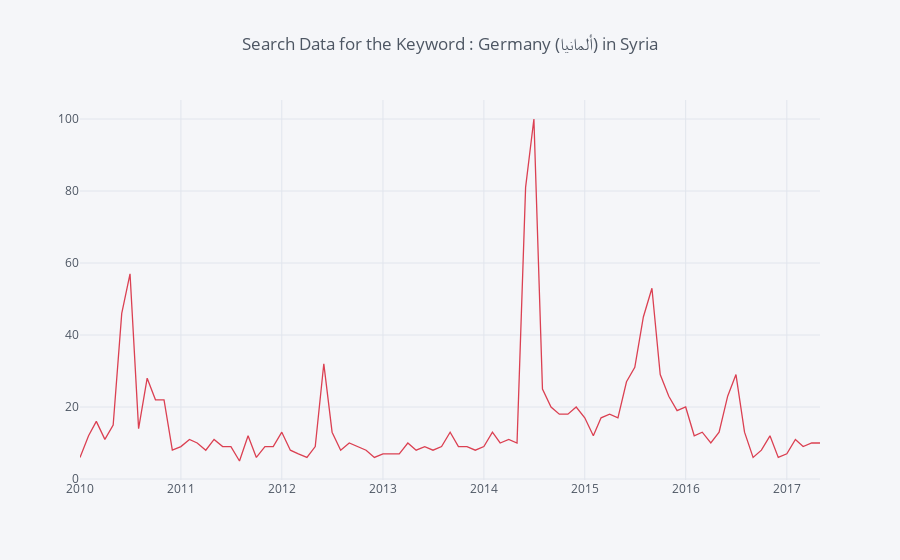

Source (notebook cell):
### Code cell
syria_germany_search_df \
    .query('date < "2017-06-01"') \
    .iplot(
        x='date', 
        y='ألمانيا', 
        title = 'Search Data for the Keyword : Germany (ألمانيا) in Syria', 
        color = 'red'
)

### Figure 1 — Plotly figure (JSON) as saved in the notebook; plotly's stock layout.template omitted (floating-point values rounded to 4 significant figures)
{"data": [{"line": {"color": "rgba(219, 64, 82, 1.0)", "dash": "solid", "shape": "linear", "width": 1.3}, "mode": "lines", "name": "ألمانيا", "text": "", "type": "scatter", "uid": "80b9b0d1-3237-4f31-8581-4c812f8fc71d", "x": ["2010-01-01", "2010-02-01", "2010-03-01", "2010-04-01", "2010-05-01", "2010-06-01", "2010-07-01", "2010-08-01", "2010-09-01", "2010-10-01", "2010-11-01", "2010-12-01", "2011-01-01", "2011-02-01", "2011-03-01", "2011-04-01", "2011-05-01", "2011-06-01", "2011-07-01", "2011-08-01", "2011-09-01", "2011-10-01", "2011-11-01", "2011-12-01", "2012-01-01", "2012-02-01", "2012-03-01", "2012-04-01", "2012-05-01", "2012-06-01", "2012-07-01", "2012-08-01", "2012-09-01", "2012-10-01", "2012-11-01", "2012-12-01", "2013-01-01", "2013-02-01", "2013-03-01", "2013-04-01", "2013-05-01", "2013-06-01", "2013-07-01", "2013-08-01", "2013-09-01", "2013-10-01", "2013-11-01", "2013-12-01", "2014-01-01", "2014-02-01", "2014-03-01", "2014-04-01", "2014-05-01", "2014-06-01", "2014-07-01", "2014-08-01", "2014-09-01", "2014-10-01", "2014-11-01", "2014-12-01", "2015-01-01", "2015-02-01", "2015-03-01", "2015-04-01", "2015-05-01", "2015-06-01", "2015-07-01", "2015-08-01", "2015-09-01", "2015-10-01", "2015-11-01", "2015-12-01", "2016-01-01", "2016-02-01", "2016-03-01", "2016-04-01", "2016-05-01", "2016-06-01", "2016-07-01", "2016-08-01", "2016-09-01", "2016-10-01", "2016-11-01", "2016-12-01", "2017-01-01", "2017-02-01", "2017-03-01", "2017-04-01", "2017-05-01"], "y": [6, 12, 16, 11, 15, 46, 57, 14, 28, 22, 22, 8, 9, 11, 10, 8, 11, 9, 9, 5, 12, 6, 9, 9, 13, 8, 7, 6, 9, 32, 13, 8, 10, 9, 8, 6, 7, 7, 7, 10, 8, 9, 8, 9, 13, 9, 9, 8, 9, 13, 10, 11, 10, 81, 100, 25, 20, 18, 18, 20, 17, 12, 17, 18, 17, 27, 31, 45, 53, 29, 23, 19, 20, 12, 13, 10, 13, 23, 29, 13, 6, 8, 12, 6, 7, 11, 9, 10, 10]}], "layout": {"legend": {"bgcolor": "#F5F6F9", "font": {"color": "#4D5663"}}, "paper_bgcolor": "#F5F6F9", "plot_bgcolor": "#F5F6F9", "title": {"font": {"color": "#4D5663"}, "text": "Search Data for the Keyword : Germany (ألمانيا) in Syria"}, "xaxis": {"gridcolor": "#E1E5ED", "showgrid": true, "tickfont": {"color": "#4D5663"}, "title": {"font": {"color": "#4D5663"}, "text": ""}, "zerolinecolor": "#E1E5ED"}, "yaxis": {"gridcolor": "#E1E5ED", "showgrid": true, "tickfont": {"color": "#4D5663"}, "title": {"font": {"color": "#4D5663"}, "text": ""}, "zerolinecolor": "#E1E5ED"}}}
